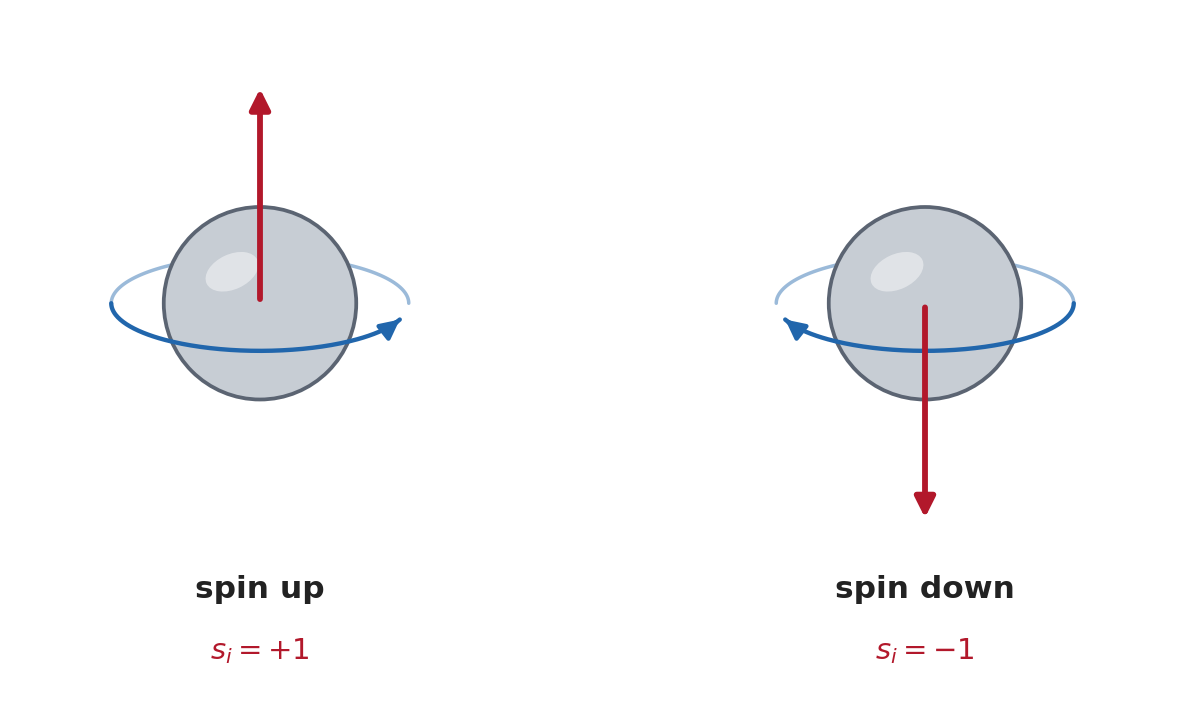

Here is the Python script that generated this plot:
"""
The classical cartoon of a spin, as introduced in Mehta et al.'s Ising-model
section: "at each lattice site there is a little particle spin; imagine it
spinning on its axis."

The Hamiltonian only ever talks about s_i in {+1, -1}, but the mnemonic every
student is handed for that variable is a tiny rotating sphere: the sense of
rotation generates a magnetic moment along the rotation axis via the
right-hand rule, so counterclockwise viewed from above pairs with a moment
pointing up and clockwise pairs with a moment pointing down. The rotation is
drawn as an equatorial ring seen in slight perspective, so the moment arrow
visibly runs along the rotation axis, perpendicular to the plane of rotation.
Two particles, mirror images of each other, are enough to carry both the
picture and the notation.

Output: spin-up-spin-down.png -- left: counterclockwise rotation (viewed
from above), moment pointing up, "spin up" / s_i = +1. Right: the mirror
image, clockwise rotation, moment pointing down, "spin down" / s_i = -1.
"""
import numpy as np
import matplotlib.pyplot as plt
from matplotlib.patches import Circle, Ellipse

BLUE, RED = "#2166ac", "#b2182b"
SPHERE_FILL, SPHERE_EDGE = "#c7cdd4", "#5b6472"
TEXT = "#222222"

PR = 0.55         # particle radius
RR = 0.85         # equatorial rotation-ring radius
FLAT = 0.32       # perspective foreshortening of the ring (screen y = FLAT * y)
TIP = RR + 0.40   # moment-arrow tip, measured from the particle centre


def ring_point(cx, r, phi_deg):
    """Screen position of the equatorial-ring point at azimuth phi (degrees,
    counterclockwise viewed from above). The ring lies in the horizontal
    plane through the particle centre; seen from slightly above, it projects
    to an ellipse flattened by FLAT, with the far half on top."""
    phi = np.deg2rad(phi_deg)
    return cx + r * np.cos(phi), FLAT * r * np.sin(phi)


def rotation_ring(ax, cx, r, ccw, color, lw=2.1):
    """The rotation drawn as a ring around the particle's equator. The far
    half passes behind the sphere (fainter, lower zorder); the near half
    passes in front and carries the arrowhead. ccw is the sense of rotation
    viewed from above, i.e. looking down the moment-up axis."""
    xs, ys = ring_point(cx, r, np.linspace(0, 180, 120))
    ax.plot(xs, ys, color=color, lw=lw * 0.8, alpha=0.45,
            solid_capstyle="round", zorder=2)
    # near half, sampled in the direction of motion so the arrowhead leads
    theta = np.linspace(180, 340, 160) if ccw else np.linspace(360, 200, 160)
    xs, ys = ring_point(cx, r, theta)
    ax.plot(xs, ys, color=color, lw=lw, solid_capstyle="round", zorder=5)
    ax.annotate("", xy=(xs[-1], ys[-1]), xytext=(xs[-5], ys[-5]),
                arrowprops=dict(arrowstyle="-|>", color=color, lw=lw,
                                 mutation_scale=19, shrinkA=0, shrinkB=0),
                zorder=5)


def draw_spin(ax, cx, up, word, math_label):
    """One particle. up=True: counterclockwise spin (viewed from above),
    moment up ("spin up"). up=False: the mirror image, moment down."""
    sign = 1 if up else -1

    rotation_ring(ax, cx, RR, ccw=up, color=BLUE)

    # the particle itself, with a soft highlight so it reads as a little ball
    ax.add_patch(Circle((cx, 0), PR, facecolor=SPHERE_FILL, edgecolor=SPHERE_EDGE,
                         linewidth=1.8, zorder=3))
    ax.add_patch(Ellipse((cx - 0.16, 0.18), 0.32, 0.20, angle=25,
                          facecolor="white", edgecolor="none", alpha=0.45, zorder=4))

    # the magnetic moment: along the rotation axis, out through the pole
    ax.annotate("", xy=(cx, sign * TIP), xytext=(cx, 0),
                arrowprops=dict(arrowstyle="-|>", color=RED, lw=2.8,
                                 mutation_scale=20), zorder=6)

    # labels, on a shared baseline so the two cards read as a matched pair
    ax.text(cx, -1.55, word, ha="center", va="top", fontsize=15,
            color=TEXT, fontweight="bold")
    ax.text(cx, -1.90, math_label, ha="center", va="top", fontsize=14, color=RED)


fig, ax = plt.subplots(figsize=(8, 5))

draw_spin(ax, -1.9, True, "spin up", r"$s_i = +1$")
draw_spin(ax, 1.9, False, "spin down", r"$s_i = -1$")

ax.set_xlim(-3.3, 3.3)
ax.set_ylim(-2.25, 1.65)
ax.set_aspect("equal")
ax.axis("off")

plt.tight_layout()
plt.savefig("assets/high-bias-low-variance/spin-up-spin-down.png",
            dpi=150, bbox_inches="tight", facecolor="white")
plt.close()
print("saved assets/high-bias-low-variance/spin-up-spin-down.png")
